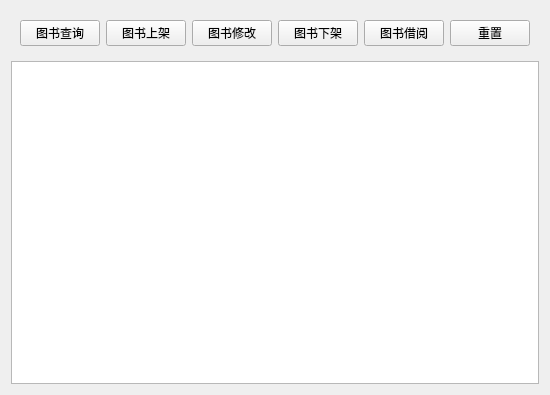
<?xml version="1.0" encoding="UTF-8"?>
<ui version="4.0">
 <class>book</class>
 <widget class="QWidget" name="book">
  <property name="geometry">
   <rect>
    <x>0</x>
    <y>0</y>
    <width>514</width>
    <height>395</height>
   </rect>
  </property>
  <property name="windowTitle">
   <string>图书管理</string>
  </property>
  <layout class="QGridLayout" name="gridLayout_2">
   <item row="0" column="0">
    <widget class="QWidget" name="widget" native="true">
     <layout class="QGridLayout" name="gridLayout">
      <item row="0" column="0">
       <widget class="QPushButton" name="pushButton">
        <property name="text">
         <string>图书查询</string>
        </property>
       </widget>
      </item>
      <item row="0" column="1">
       <widget class="QPushButton" name="pushButton_2">
        <property name="text">
         <string>图书上架</string>
        </property>
       </widget>
      </item>
      <item row="0" column="2">
       <widget class="QPushButton" name="pushButton_3">
        <property name="text">
         <string>图书修改</string>
        </property>
       </widget>
      </item>
      <item row="0" column="4">
       <widget class="QPushButton" name="pushButton_5">
        <property name="text">
         <string>图书借阅</string>
        </property>
       </widget>
      </item>
      <item row="0" column="6">
       <spacer name="horizontalSpacer_2">
        <property name="orientation">
         <enum>Qt::Horizontal</enum>
        </property>
        <property name="sizeHint" stdset="0">
         <size>
          <width>40</width>
          <height>20</height>
         </size>
        </property>
       </spacer>
      </item>
      <item row="0" column="3">
       <widget class="QPushButton" name="pushButton_4">
        <property name="text">
         <string>图书下架</string>
        </property>
       </widget>
      </item>
      <item row="0" column="5">
       <widget class="QPushButton" name="pushButton_6">
        <property name="text">
         <string>重置</string>
        </property>
       </widget>
      </item>
     </layout>
    </widget>
   </item>
   <item row="1" column="0">
    <widget class="QTableView" name="tableView"/>
   </item>
  </layout>
 </widget>
 <resources/>
 <connections/>
</ui>
